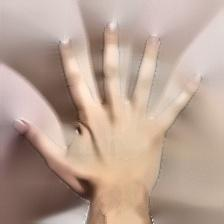
#> input picture Model_Training/dataset/augmented/healthy_nails/000045.jpg, 224 x 224 px
$ python -i illumination.py   (imports and definitions only)
#> lines starting #> are read from the running program, lines starting #| are printed output that depends on the picture; after the words box and inside, x2 and y2 are one past the last pixel; in counts of white or black regions, pixels touching at a corner belong together
#> further down, picture is the input picture: shape (224, 224, 3); mean B, G, R 148.6, 162.4, 186
import cv2
import numpy as np


def gray_world_white_balance(img):
    """Correct color cast using Gray World assumption."""
    result = img.astype(np.float32)

    avg_b = np.mean(result[:, :, 0])
#> avg_b = 148.6
    avg_g = np.mean(result[:, :, 1])
#> avg_g = 162.4
    avg_r = np.mean(result[:, :, 2])
#> avg_r = 186

    avg_gray = (avg_b + avg_g + avg_r) / 3
#> avg_gray = 165.7

    result[:, :, 0] *= avg_gray / (avg_b + 1e-6)
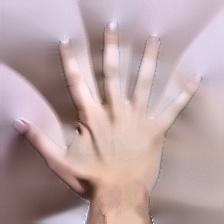
#> result: shape (224, 224, 3) float32; mean B, G, R 165.7, 162.4, 186
    result[:, :, 1] *= avg_gray / (avg_g + 1e-6)
    result[:, :, 2] *= avg_gray / (avg_r + 1e-6)
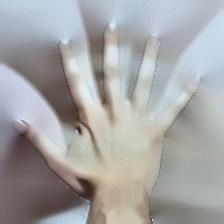
#> result: shape (224, 224, 3) float32; mean B, G, R 165.7, 165.7, 165.7

    return np.clip(result, 0, 255).astype(np.uint8)


def remove_glare(img):
    gray = cv2.cvtColor(img, cv2.COLOR_BGR2GRAY)
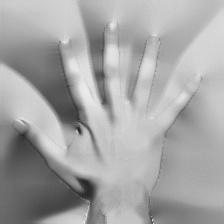
#> gray: shape (224, 224); min 33, max 239, mean 165.2

    _, mask = cv2.threshold(gray, 230, 255, cv2.THRESH_BINARY)
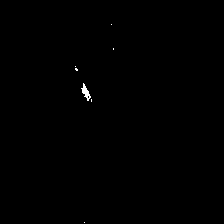
#> mask: shape (224, 224); 0.18% white; 7 white regions (6 under 20 px), largest, box (x1, y1, x2, y2) and area: (81, 83, 91, 101) 75

    mask = cv2.dilate(mask, np.ones((3, 3), np.uint8), iterations=1)
#> mask: shape (224, 224); 0.42% white; 5 white regions (3 under 20 px), largest, box (x1, y1, x2, y2) and area: (80, 82, 93, 103) 151, (74, 65, 79, 72) 29

    return cv2.inpaint(img, mask, 5, cv2.INPAINT_TELEA)


def clahe_enhancement(img):
    lab = cv2.cvtColor(img, cv2.COLOR_BGR2LAB)
#> lab: shape (224, 224, 3); mean of channels 0, 1, 2 172.1, 128.3, 128.2

    l, a, b = cv2.split(lab)
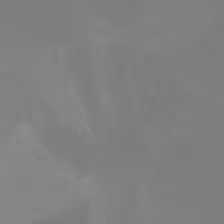
#> a: shape (224, 224); min 122, max 140, mean 128.3

    clahe = cv2.createCLAHE(
        clipLimit=2.0,
        tileGridSize=(8, 8)
    )

    l = clahe.apply(l)
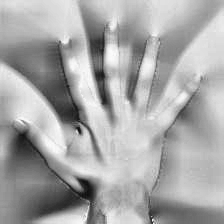
#> l: shape (224, 224); min 14, max 251, mean 167.1

    lab = cv2.merge((l, a, b))
#> lab: shape (224, 224, 3); mean of channels 0, 1, 2 167.1, 128.3, 128.2

    return cv2.cvtColor(lab, cv2.COLOR_LAB2BGR)
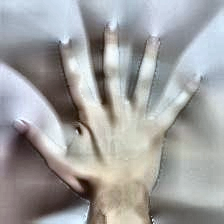
#> returned value: shape (224, 224, 3); mean B, G, R 160.6, 160.6, 160.6


def illumination_pipeline(img):

    img = gray_world_white_balance(img)

    img = remove_glare(img)

    img = clahe_enhancement(img)

    return img

>>> import cv2
>>> picture = cv2.imread('../dataset/augmented/healthy_nails/000045.jpg')
>>> result = illumination_pipeline(picture)

$ run again, on Model_Training/dataset/augmented/healthy_nails/aug_0_1006.jpg
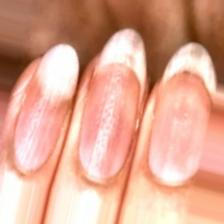
#> input picture Model_Training/dataset/augmented/healthy_nails/aug_0_1006.jpg, 224 x 224 px
#> picture is the input picture: shape (224, 224, 3); mean B, G, R 144, 166, 221.8
#> avg_b = 144
#> avg_g = 166
#> avg_r = 221.8
#> avg_gray = 177.3
#> in remove_glare, `_, mask = cv2.threshold(gray, 230, 255, cv2.THRESH_BINARY)`:
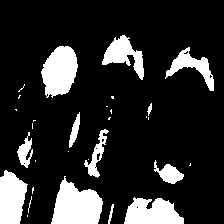
#> mask: shape (224, 224); 16.6% white; 30 white regions (18 under 20 px), largest, box (x1, y1, x2, y2) and area: (51, 176, 103, 224) 1671, (41, 46, 78, 98) 1374, (124, 197, 184, 224) 1191
#> in clahe_enhancement, `return cv2.cvtColor(lab, cv2.COLOR_LAB2BGR)`:
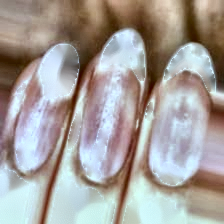
#> returned value: shape (224, 224, 3); mean B, G, R 155.2, 159.1, 165.2

$ run again, on Model_Training/dataset/augmented/healthy_nails/aug_0_1060.jpg
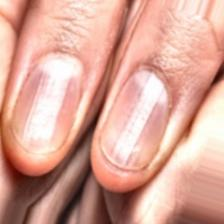
#> input picture Model_Training/dataset/augmented/healthy_nails/aug_0_1060.jpg, 224 x 224 px
#> picture is the input picture: shape (224, 224, 3); mean B, G, R 150.9, 165.5, 216.8
#> avg_b = 150.9
#> avg_g = 165.5
#> avg_r = 216.8
#> avg_gray = 177.7
#> in remove_glare, `_, mask = cv2.threshold(gray, 230, 255, cv2.THRESH_BINARY)`:
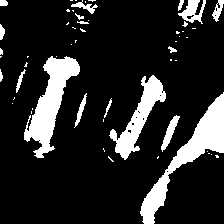
#> mask: shape (224, 224); 15.5% white; 55 white regions (38 under 20 px), largest, box (x1, y1, x2, y2) and area: (140, 92, 224, 224) 2542, (24, 56, 80, 158) 2253, (109, 75, 166, 160) 1486
#> in clahe_enhancement, `return cv2.cvtColor(lab, cv2.COLOR_LAB2BGR)`:
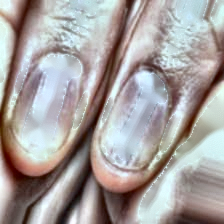
#> returned value: shape (224, 224, 3); mean B, G, R 158.4, 159.9, 165.8

$ run again, on Model_Training/dataset/augmented/healthy_nails/aug_0_1169.jpg
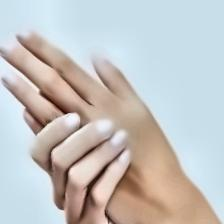
#> input picture Model_Training/dataset/augmented/healthy_nails/aug_0_1169.jpg, 224 x 224 px
#> picture is the input picture: shape (224, 224, 3); mean B, G, R 193.6, 195.1, 196.2
#> avg_b = 193.6
#> avg_g = 195.1
#> avg_r = 196.2
#> avg_gray = 195
#> in clahe_enhancement, `return cv2.cvtColor(lab, cv2.COLOR_LAB2BGR)`:
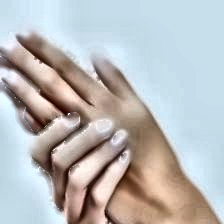
#> returned value: shape (224, 224, 3); mean B, G, R 186.4, 186.2, 186.2
